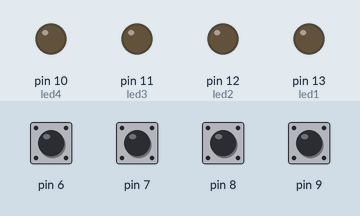
Recording of a sketch running on a simulated Arduino Uno, built with avr-gcc and run on an emulated ATmega328P. Parts: output pins drawn as LEDs (lit = HIGH). Dashed ring = blinking. Inputs (shaded band) come from the test bench; at power-on: pin 6–9 HIGH.

Above: at 1.2 s.
1.3 s: pin 6 pulled LOW for 1 s
At 1.47 s:
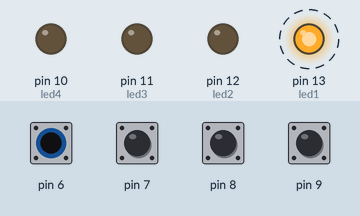
3.8 s: pin 7 pulled LOW for 0.15 s
At 5.0 s:
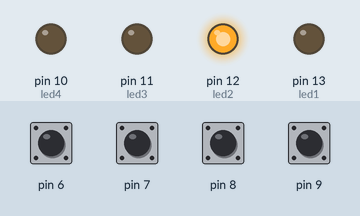
5.4 s: pin 8 pulled LOW for 0.15 s
At 6.6 s:
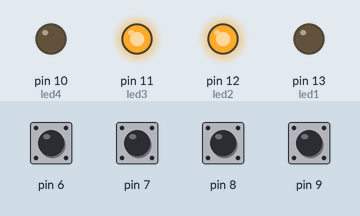
7.0 s: pin 9 pulled LOW for 0.15 s
At 8.2 s:
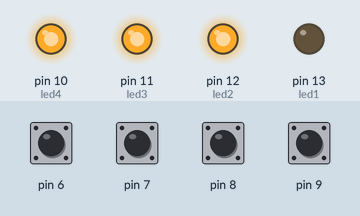
8.6 s: pin 6 pulled LOW for 0.15 s
At 9.5 s:
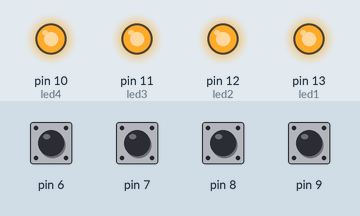
10.2 s: pin 7 pulled LOW for 1 s
At 10.37 s:
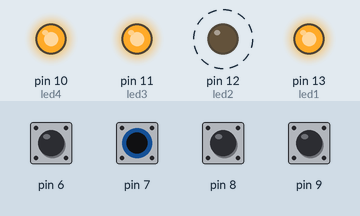
Timing chart, 0 to 13.2 s (numbered marks = the images above; inputs shaded):
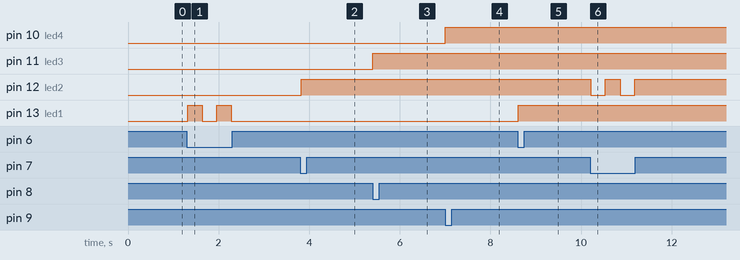

The sketch:

CapacitiveSensorTest.ino
```cpp
#include <CapacitiveSensor.h>
CapacitiveSensor Sensor1 = CapacitiveSensor(4, 6);
CapacitiveSensor Sensor2 = CapacitiveSensor(4, 7);
CapacitiveSensor Sensor3 = CapacitiveSensor(4, 8);
CapacitiveSensor Sensor4 = CapacitiveSensor(4, 9);

long val1;
long val2;
long val3;
long val4;
int pos1;
int pos2;
int pos3;
int pos4;
#define led1 13
#define led2 12
#define led3 11
#define led4 10


void setup()
{
Serial.begin(9600);
pinMode(led1, OUTPUT);
pinMode(led2, OUTPUT);
pinMode(led3, OUTPUT);
pinMode(led4, OUTPUT);
}


void loop()
{
val1 = Sensor1.capacitiveSensor(30);
val2 = Sensor2.capacitiveSensor(30);
val3 = Sensor3.capacitiveSensor(30);
val4 = Sensor4.capacitiveSensor(30);
//Serial.println(val);
//LED 1
  if (val1 >= 1000 && pos1 == 0)
  {
    digitalWrite(led1, HIGH);
    pos1 = 1;
    delay(300);
  }

  else if (val1 >= 1000 && pos1 == 1)
  {
    digitalWrite(led1, LOW);
    pos1 = 0;
    delay(300);
  }

//LED 2
  else if (val2 >= 1000 && pos2 == 0)
  {
    digitalWrite(led2, HIGH);
    pos2 = 1;
    delay(300);
  }
    else if (val2 >= 1000 && pos2 == 1)
  {
    digitalWrite(led2, LOW);
    pos2 = 0;
    delay(300);
  }

//LED 3
  else if (val3 >= 1000 && pos3 == 0)
  {
    digitalWrite(led3, HIGH);
    pos3 = 1;
    delay(300);
  }
    else if (val3 >= 1000 && pos3 == 1)
  {
    digitalWrite(led3, LOW);
    pos3 = 0;
    delay(300);
  }

//LED 4
  else if (val4 >= 1000 && pos4 == 0)
  {
    digitalWrite(led4, HIGH);
    pos4 = 1;
    delay(300);
  }
    else if (val4 >= 1000 && pos4 == 1)
  {
    digitalWrite(led4, LOW);
    pos4 = 0;
    delay(300);
  }
delay(10);
}
```

Measured:
- after the input at 1.3 s, pin 13 (led1): alternates HIGH for 0.32 s and LOW for 0.32 s, 4 changes in all, then stays LOW, starting at once
- after the input at 3.8 s, pin 12 (led2): LOW → HIGH at once
- after the input at 5.4 s, pin 11 (led3): LOW → HIGH at once
- after the input at 7.0 s, pin 10 (led4): LOW → HIGH at once
- after the input at 8.6 s, pin 13 (led1): LOW → HIGH at once
- after the input at 10.2 s, pin 12 (led2): alternates HIGH for 0.32 s and LOW for 0.32 s, 4 changes in all, then stays HIGH, starting at once
